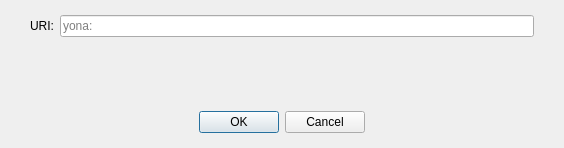
<?xml version="1.0" encoding="UTF-8"?>
<ui version="4.0">
 <class>OpenURIDialog</class>
 <widget class="QDialog" name="OpenURIDialog">
  <property name="geometry">
   <rect>
    <x>0</x>
    <y>0</y>
    <width>564</width>
    <height>148</height>
   </rect>
  </property>
  <property name="windowTitle">
   <string>Open yona URI</string>
  </property>
  <layout class="QVBoxLayout" name="verticalLayout">
   <property name="leftMargin">
    <number>0</number>
   </property>
   <property name="topMargin">
    <number>15</number>
   </property>
   <property name="rightMargin">
    <number>0</number>
   </property>
   <property name="bottomMargin">
    <number>0</number>
   </property>
   <item>
    <layout class="QHBoxLayout" name="horizontalLayout">
     <property name="leftMargin">
      <number>30</number>
     </property>
     <property name="rightMargin">
      <number>30</number>
     </property>
     <item>
      <widget class="QLabel" name="label">
       <property name="text">
        <string>URI:</string>
       </property>
      </widget>
     </item>
     <item>
      <widget class="QValidatedLineEdit" name="uriEdit">
       <property name="placeholderText">
        <string notr="true">yona:</string>
       </property>
      </widget>
     </item>
    </layout>
   </item>
   <item>
    <spacer name="verticalSpacer">
     <property name="orientation">
      <enum>Qt::Vertical</enum>
     </property>
     <property name="sizeHint" stdset="0">
      <size>
       <width>20</width>
       <height>40</height>
      </size>
     </property>
    </spacer>
   </item>
   <item>
    <widget class="QWidget" name="buttonsContainerWhite" native="true">
     <layout class="QHBoxLayout" name="horizontalLayout_2">
      <property name="leftMargin">
       <number>30</number>
      </property>
      <property name="topMargin">
       <number>15</number>
      </property>
      <property name="rightMargin">
       <number>30</number>
      </property>
      <property name="bottomMargin">
       <number>15</number>
      </property>
      <item>
       <widget class="QDialogButtonBox" name="buttonBox">
        <property name="orientation">
         <enum>Qt::Horizontal</enum>
        </property>
        <property name="standardButtons">
         <set>QDialogButtonBox::Cancel|QDialogButtonBox::Ok</set>
        </property>
        <property name="centerButtons">
         <bool>true</bool>
        </property>
       </widget>
      </item>
     </layout>
    </widget>
   </item>
  </layout>
 </widget>
 <customwidgets>
  <customwidget>
   <class>QValidatedLineEdit</class>
   <extends>QLineEdit</extends>
   <header>qt/qvalidatedlineedit.h</header>
  </customwidget>
 </customwidgets>
 <resources/>
 <connections>
  <connection>
   <sender>buttonBox</sender>
   <signal>accepted()</signal>
   <receiver>OpenURIDialog</receiver>
   <slot>accept()</slot>
   <hints>
    <hint type="sourcelabel">
     <x>248</x>
     <y>254</y>
    </hint>
    <hint type="destinationlabel">
     <x>157</x>
     <y>274</y>
    </hint>
   </hints>
  </connection>
  <connection>
   <sender>buttonBox</sender>
   <signal>rejected()</signal>
   <receiver>OpenURIDialog</receiver>
   <slot>reject()</slot>
   <hints>
    <hint type="sourcelabel">
     <x>316</x>
     <y>260</y>
    </hint>
    <hint type="destinationlabel">
     <x>286</x>
     <y>274</y>
    </hint>
   </hints>
  </connection>
 </connections>
</ui>
